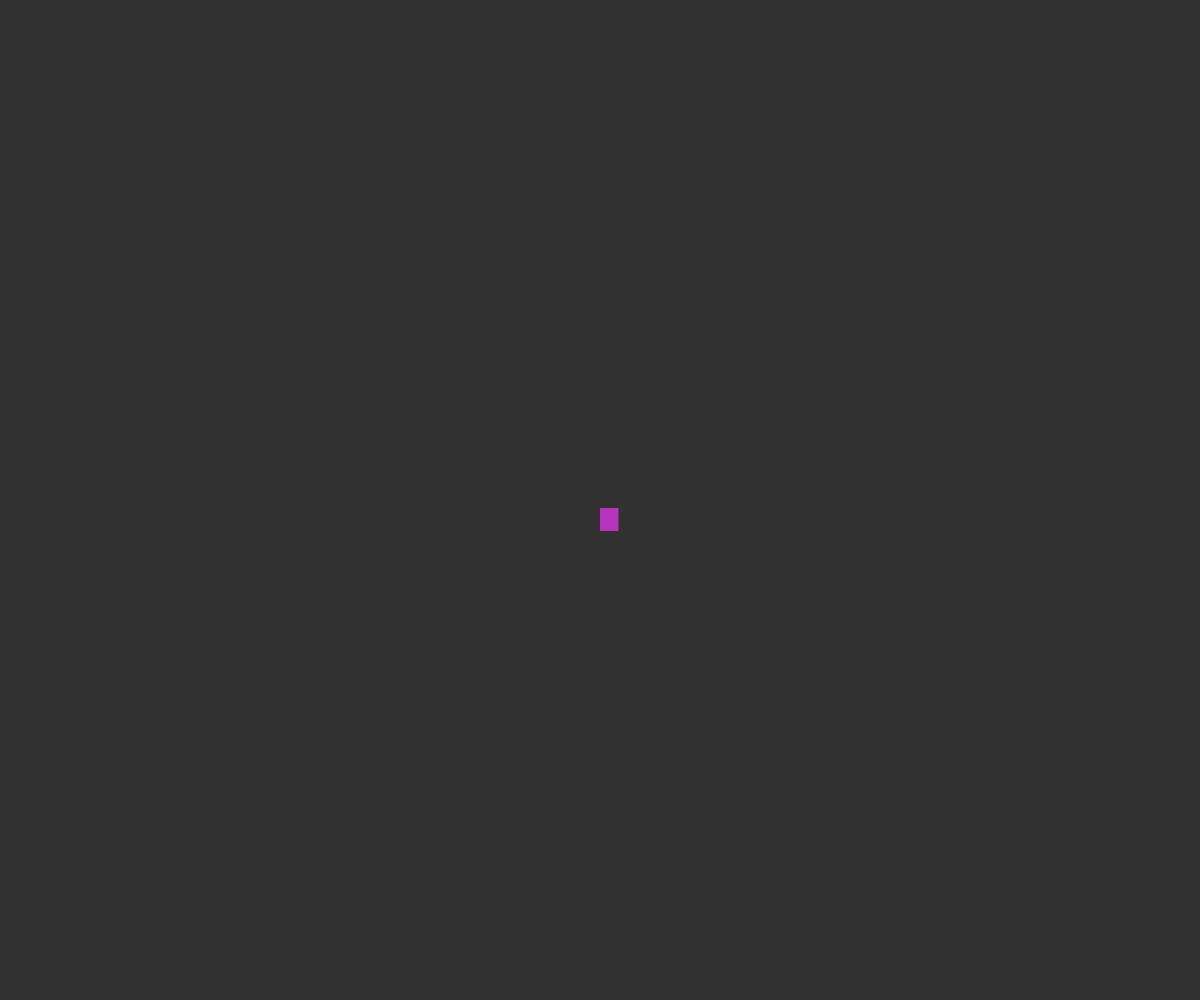
Frame 1 (no input)
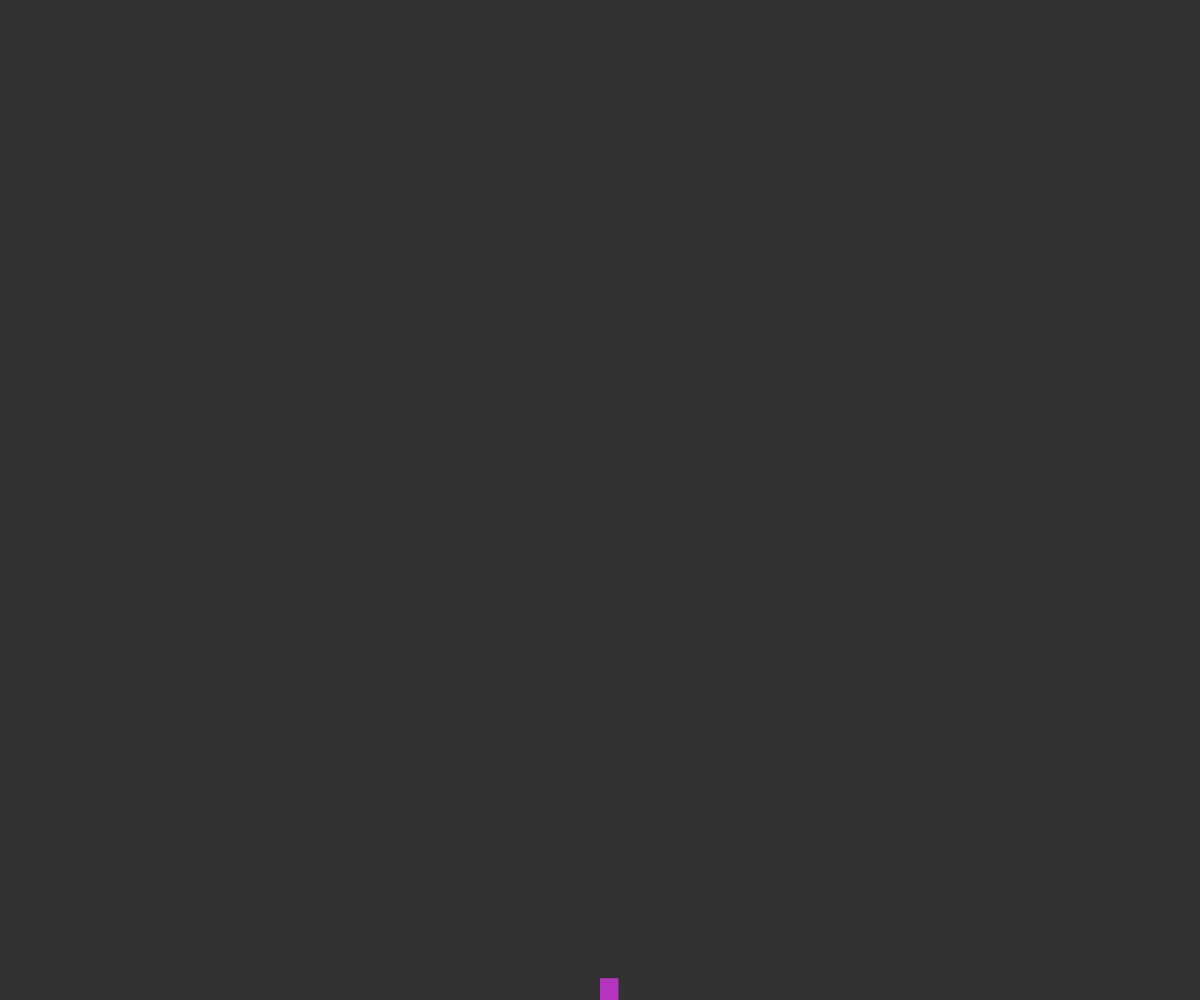
Frame 60 (no input)
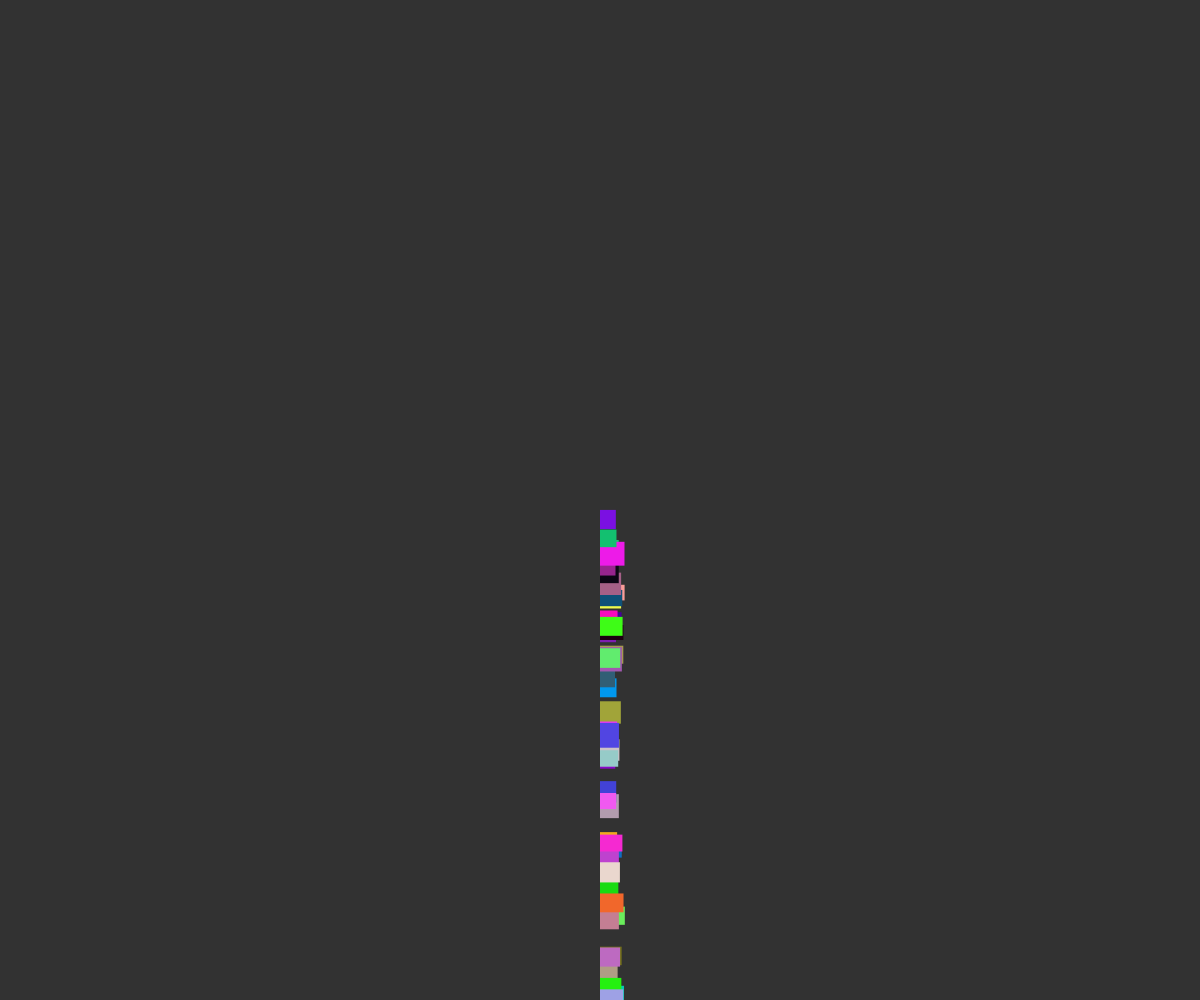
Frame 120 (the mouse pressed at the canvas centre since frame 60)

The p5.js sketch that drew these frames (run headless with seeded random() and noise() and a simulated clock; from frame 60 on, the mouse is pressed at the canvas centre):

// p5.js sketch
// ── sketch.js
// objects recreation challenge
// Aamish


//Globals
let mySquare;
let squareCollection = [];

function setup() {
  createCanvas(windowWidth, windowHeight);
  noStroke();
  mySquare = new Square(width/2, height/2);
}

function draw() {
  background(50);
  mySquare.move()
  mySquare.display();

  if(mouseIsPressed){
    squareCollection.push(new Square(mouseX, mouseY));
  }

  for(let s of squareCollection){
    s.move();
    s.display();
    
  }
}

class Square {
  //Constructor
  constructor(x, y){
    this.x = x;   this.y = y;
    this.c = color(random(255), random(255), random(255));
    this.w = random(15, 25);
    this.h = random(15, 25);
    this.speed = random(5, 15);
  }

  display(){
    fill(this.c);
    rect(this.x, this.y, this.w, this.h)
  }

  move(){
    this.y += this.speed;
    
  }

}
